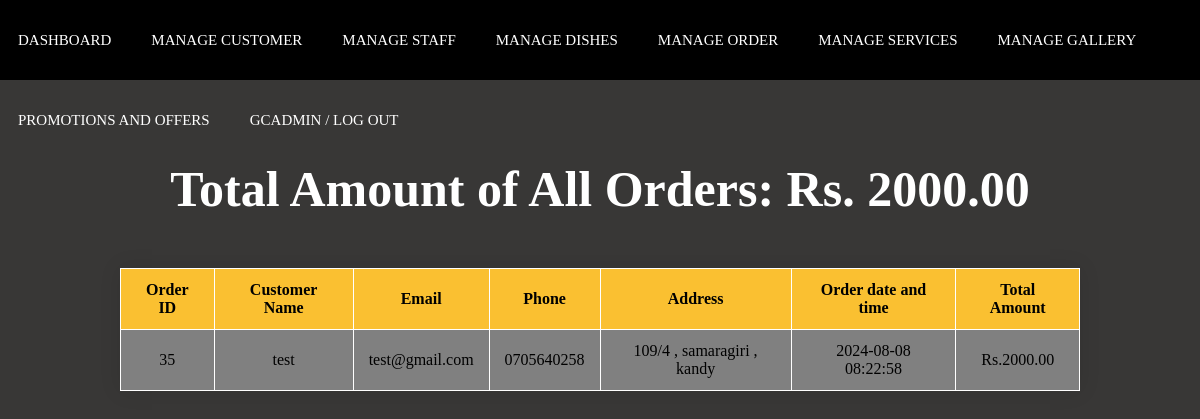
Screenshot of /Admin/manage_order.php (signed in) with the database file from the repository.
### tables this page shows
CREATE TABLE `orders` (
  `order_id` int(11) NOT NULL,
  `customer_name` varchar(100) DEFAULT NULL,
  `customer_email` varchar(100) DEFAULT NULL,
  `customer_phone` varchar(20) DEFAULT NULL,
  `customer_address` varchar(255) DEFAULT NULL,
  `total_amount` decimal(10,2) DEFAULT NULL,
  `order_date` timestamp NOT NULL DEFAULT current_timestamp()
);

### Admin/manage_order.php (the view, shortened to what this page needs)
<?php
include './admin_header.php';
$database = new connection();
try {
    $conn = $database->getConnection();
    $select_query = "SELECT * FROM orders";
    $stmt = $conn->prepare($select_query);
    $stmt->execute();
    $orders = $stmt->fetchAll(PDO::FETCH_ASSOC);
    $totalAmount = 0;
    foreach ($orders as $order) {
        $totalAmount += $order['total_amount'];
    }
    if (count($orders) > 0) {
        echo '<table border="1" class="table">';
        echo '<p class="total-amount">Total Amount of All Orders: Rs. ' . $totalAmount . '.00</p>';
        echo '<tr><th>Order ID</th><th>Customer Name</th><th>Email</th><th>Phone</th><th>Address</th><th>Order date and time</th><th>Total Amount</th></tr>';
        foreach ($orders as $order) {
            echo '<tr>';
            echo '<td>' . $order['order_id'] . '</td>';
            echo '<td>' . $order['customer_name'] . '</td>';
            echo '<td>' . $order['customer_email'] . '</td>';
            echo '<td>' . $order['customer_phone'] . '</td>';
            echo '<td>' . $order['customer_address'] . '</td>';
            echo '<td>' . $order['order_date'] . '</td>';
            echo '<td>' . 'Rs.' .  $order['total_amount'] . '</td>';
            echo '</tr>';
        }
        echo '</table>';
    } else {
        echo 'No orders found.';
    }
} catch (PDOException $e) {
    echo 'Error: ' . $e->getMessage();
}

### Admin/admin_header.php (shortened to what this page needs)
<!DOCTYPE html>
<html lang="en" dir="ltr">
<head>
  <link rel="stylesheet" href="../Styles//admin_header.css">
  <link rel="stylesheet" href="../Styles//manage_product.css">
  <link rel="stylesheet" href="../Styles//adminlogin.css">
  <link rel="stylesheet" href="../Styles/table.css">
  <link rel="stylesheet" href="../Styles/style.css">
  <link rel="stylesheet" href="https://cdnjs.cloudflare.com/ajax/libs/font-awesome/5.15.3/css/all.min.css" />
</head>
<body>
  <nav>
    <ul>
      <li><a href="./admin_dashbord.php">Dashboard</a></li>
      <li><a href="./manage_customer.php">Manage customer</a></li>
      <li><a href="./manage_users.php">Manage staff</a></li>
      <li><a href="./manage_product.php">Manage Dishes</a></li>
      <li><a href="./manage_order.php">Manage order</a></li>
      <li><a href="./manage_services.php">Manage Services</a></li>
      <li><a href="./manage_gallery.php">Manage Gallery</a></li>
      <li><a href="./manage_offer_promoction.php">promotions and offers</a></li>
      <?php
      if (isset($_SESSION['username']) && !empty($_SESSION['username'])) {
        echo '<li><a href="admin_logout.php"> ' . htmlspecialchars($_SESSION['username']) . ' / LOG OUT</a></li>';
      }
      ?>
    </ul>
  </nav>

### Styles/admin_header.css (style rules this page uses)
* { padding: 0; margin: 0; text-decoration: none; list-style: none; box-sizing: border-box; }
body { font-family: montserrat; }
nav { background: black; height: 80px; width: 100%; }
nav ul { float: right; margin-right: 20px; }
nav ul li { display: inline-block; line-height: 80px; margin: 0 5px; }
nav ul li a { color: white; font-size: 15px; padding: 7px 13px; border-radius: 3px; text-transform: uppercase; }

### Styles/adminlogin.css (style rules this page uses)
* { padding: 0; margin: 0; box-sizing: border-box; font-family: poppins; }
body { background-color: whitesmoke; }

### Styles/table.css (style rules this page uses)
.table { width: 80%; margin-left: 10%; }
table { width: 100%; border-collapse: collapse; border-spacing: 0; margin-top: 20px; box-shadow: 0 0 20px rgba(0, 0, 0, 0.1); background-color: gray; border: 1px solid white; margin-top: 50px; }
th, td { padding: 12px 15px; text-align: center; font-weight: 200; }
th { background-color: #fac031; color: black; font-weight: bold; }
.total-amount { font-weight: bold; margin-top: 10px; font-size: 18px; color: white; }
.total-amount { text-align: center; font-size: 50px; }

### Styles/style.css (style rules this page uses)
body { font-family: Arial, sans-serif; background-color: rgb(56, 55, 54); margin: 0; padding: 0; }

### rows the page displays
orders: order_id "35", customer_name "test", customer_email "test@gmail.com", customer_phone "0705640258", customer_address "109/4 , samaragiri , kandy", order_date "2024-08-08 08:22:58", total_amount "2000.00"

### other values shown
$_SESSION['username'] "GCADMIN"
$totalAmount "2000"
